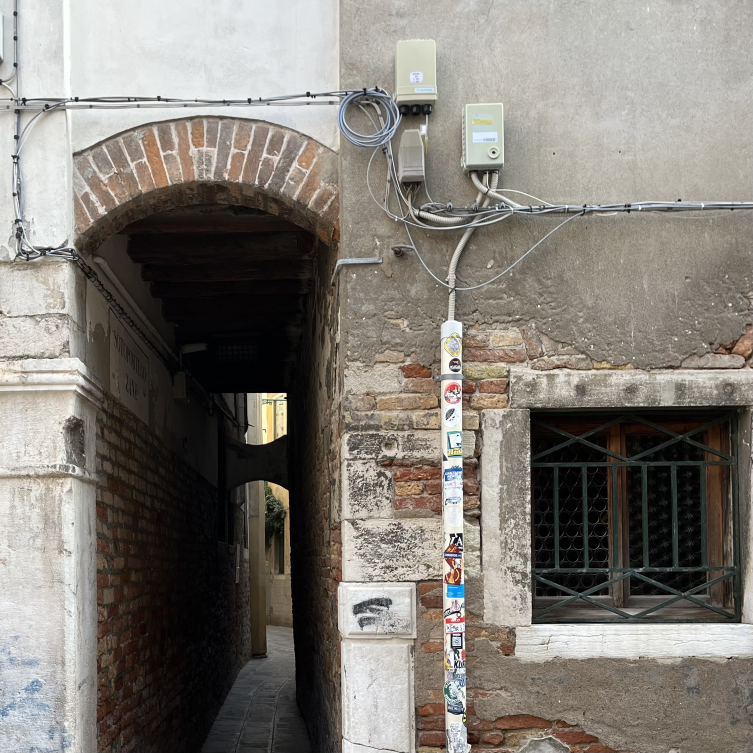
#> input picture examples/image.jpeg, 2259 x 2259 px (shown at 1/3 size)
$ python 3_IP.py
#> lines starting #> are read from the running program, lines starting #| are printed output that depends on the picture
# Code for Image Inpainting Problem (Section 4.3)

from PIL import Image, ImageOps
import numpy as np
import matplotlib.pyplot as plt
import matplotlib.cm as cm
from tqdm import tqdm
import time
import pickle

from Regularization_Methods_for_HVIs import (
    Scheduler,
    Algorithm,
    LipschitzMonotoneOperator, MaximallyMonotoneOperator,
    Problem
)

np.random.seed(42)

PERCENTAGE = 0.2
SIZE = 256

img = Image.open('image.jpeg').resize((SIZE, SIZE))
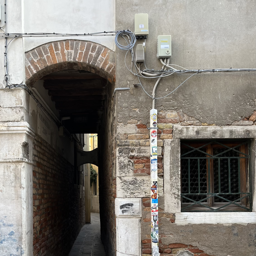
#> img: PIL image 256x256 RGB; mean R, G, B 127.9, 123.2, 116.4
X_ref = np.asarray(ImageOps.grayscale(img)).astype("float32")
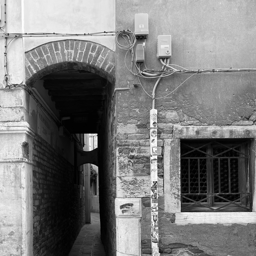
#> X_ref: shape (256, 256) float32; min 0, max 255, mean 123.8
mask = np.random.binomial(1, 1 - PERCENTAGE, (SIZE, SIZE))
R = lambda X: X * mask
X_corrupt = R(X_ref)
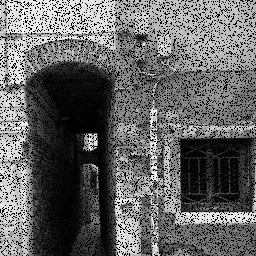
#> X_corrupt: shape (256, 256) float64; min 0, max 255, mean 99.3

######################
# Problem Definition #
######################

# Main problem: VI(G, Zer(F+A+B))
#> (the run stopped early here; a loop or call above may not have finished)
